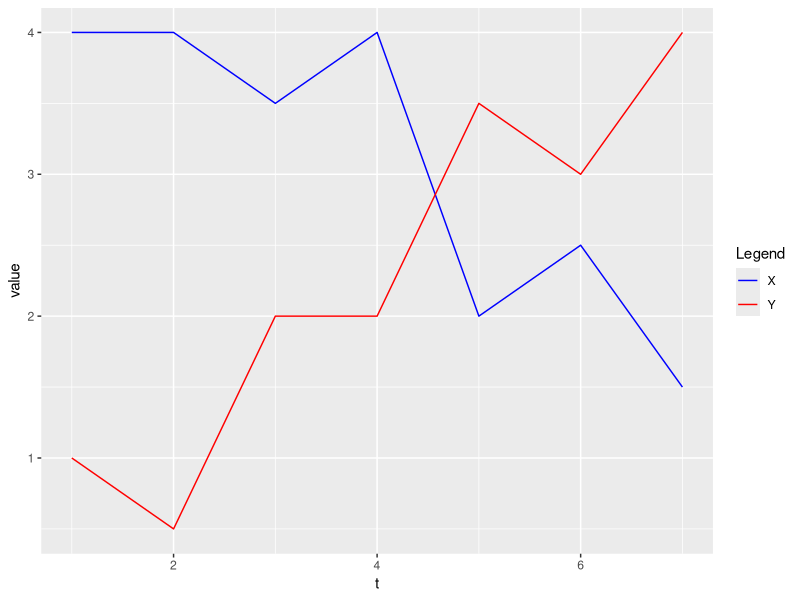

Here is the R script that generated this plot:
#Install package ggplot
require(ggplot2)

#Load files
X <- c(4, 4, 3.5, 4, 2, 2.5, 1.5)
Y <- c(1, 0.5, 2, 2, 3.5, 3, 4)

df = data.frame(t = 1:length(X), X, Y)

#Visualize dataset
colors <- c("X" = "blue", "Y" = "red")
ggplot(df, aes(x = t)) + geom_line(aes(y = X, color = "X")) +
  geom_line(aes(y = Y, color = "Y")) + 
  labs(x = "t", y = "value", color = "Legend") + 
  scale_color_manual(values = colors)

#Create linear model (Y as a function of X)

lm1 <- lm(Y ~ X, data = df)
summary(lm1)

predict(lm1, newdata = list(X = 0.5))
pred <- predict(lm1, newdata = list(X = 0.5), interval = "predict", level = 0.9)

#Create linear model (Y as a function of t)

lm2 <- lm(Y ~ t, data = df)
summary(lm2)
predict(lm2, newdata = list(t = 8), interval = "predict", level = 0.9)
